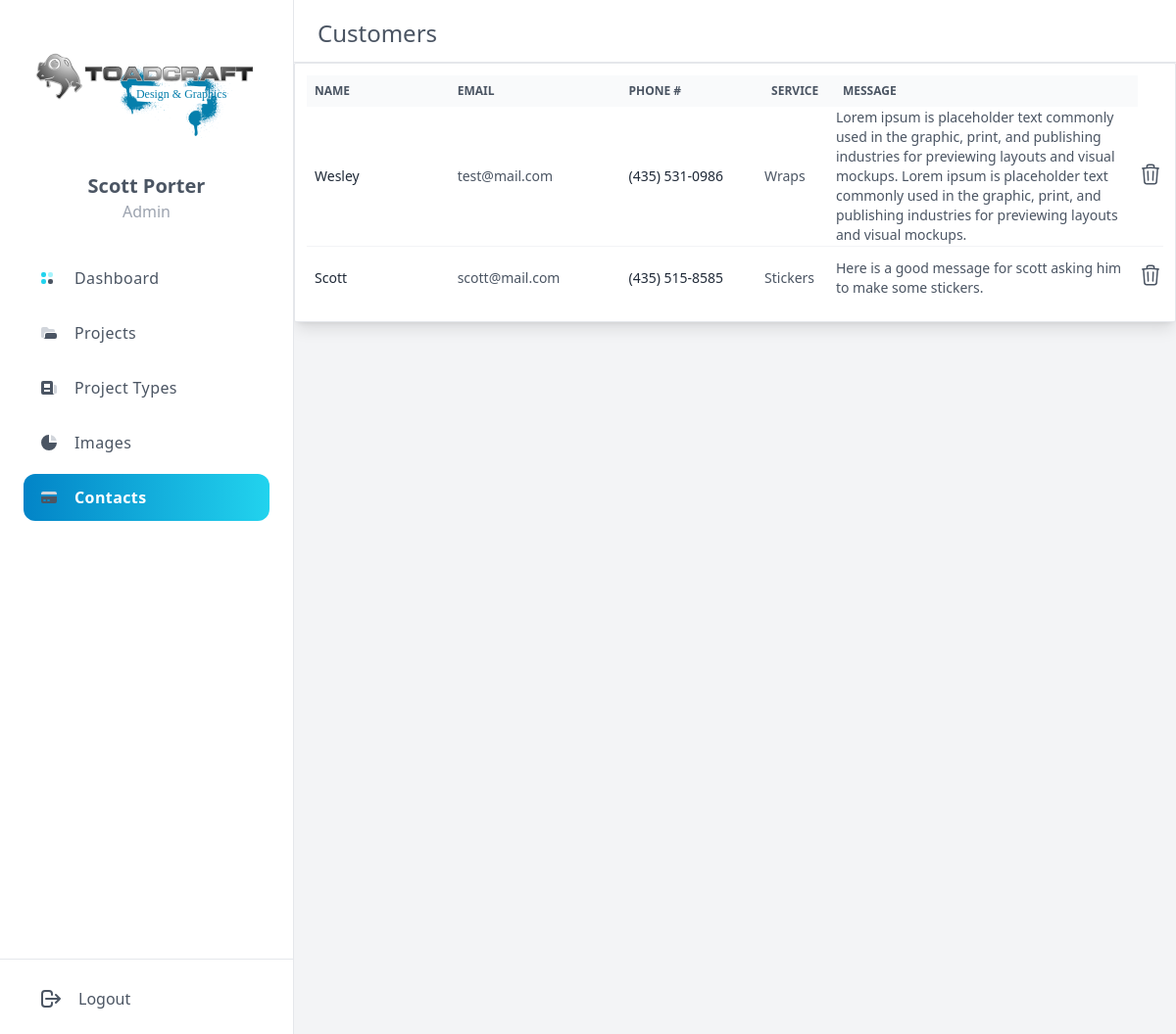
The app's page /admin_panel/customers/ (signed in) with its own data.
### base/models.py (models this page shows, shortened)
class ContactUs(models.Model):
    name = models.CharField(max_length=100)
    email = models.EmailField()
    phone = models.CharField(max_length=100)
    project_type = models.ForeignKey('ProjectType', null=True, blank=True, on_delete=models.SET_NULL)
    message = models.TextField()

class ProjectType(models.Model):
    name = models.CharField(max_length=100, null=True, blank=True)
    def __str__(self):
        return self.name

### base/views.py (the view)
# urls.py: path('admin_panel/customers/', views.admin_customers, name='admin_customers'),
@login_required(login_url='login_page')
def admin_customers(request):
    customers = ContactUs.objects.all()
    if request.method == 'POST':
        if request.POST.get("form_type") == 'deleteForm':
            customer_id = request.POST.get('selected_customer')
            customer = ContactUs.objects.get(pk=customer_id)
            customer.delete()
            return redirect('admin_customers')
    context = {'customers': customers}
    return render(request, 'base/customers.html', context)

### base/templates/base/customers.html (shortened to what this page needs)
{% extends 'base/admin_panel.html' %}
{% block content %}
<div class="sticky z-10 top-0 h-16 border-b bg-white lg:py-2.5">
    <div class="px-6 flex items-center justify-between space-x-4 2xl:container">
        <h5 hidden class="text-2xl mt-2 text-gray-600 font-medium lg:block">Customers</h5>
    </div>
</div>
<section class="antialiased bg-gray-100 text-gray-600 h-screen">
    <div class="flex flex-col justify-center">
        <div class="w-full mx-auto bg-white shadow-lg rounded-sm border border-gray-200">
            <div class="p-3">
                <div class="overflow-x-auto">
                    <table class="table-auto w-full">
                        <thead class="text-xs font-semibold uppercase text-gray-600 bg-gray-50">
                            <tr>
                                <th class="p-2 whitespace-nowrap w-1/6">
                                    <div class="font-semibold text-left">Name</div>
                                </th>
                                <th class="p-2 whitespace-nowrap w-1/5">
                                    <div class="font-semibold text-left">Email</div>
                                </th>
                                <th class="p-2 whitespace-nowrap w-1/6">
                                    <div class="font-semibold text-left">Phone #</div>
                                </th>
                                <th class="p-2 whitespace-nowrap w-1/12">
                                    <div class="font-semibold text-left">Service</div>
                                </th>
                                <th class="p-2 whitespace-nowrap">
                                    <div class="font-semibold text-left">Message</div>
                                </th>
                            </tr>
                        </thead>
                        <tbody class="text-sm divide-y divide-gray-100">
                            {% for customer in customers %}
                            <tr class="h-16">
                                <td class="p-2 whitespace-nowrap">
                                    <div class="flex items-center">
                                        <div class="font-medium text-gray-800">{{ customer.name }}</div>
                                    </div>
                                </td>
                                <td class="p-2 whitespace-nowrap">
                                    <div class="text-left">{{ customer.email }}</div>
                                </td>
                                <td class="p-2 whitespace-nowrap">
                                    <div class="text-left font-medium text-gray-800">
                                        ({{ customer.phone|make_list|slice:"0:3"|join:"" }})
                                        {{ customer.phone|make_list|slice:"3:6"|join:"" }}-{{ customer.phone|make_list|slice:"6:10"|join:"" }}
                                    </div>
                                </td>
                                <td>
                                    <div class="text-left">{{ customer.project_type }}</div>
                                </td>
                                <td>
                                    <div class="flex flex-wrap">{{ customer.message }}</div>
                                </td>
                                <td>
                                    <div class="">
                                        <button class="delete-button" data-customer-id="{{ customer.id }}">
                                        </button>
                                    </div>
                                </td>
                            </tr>
                            {% endfor %}
                        </tbody>
                    </table>
                </div>
            </div>
        </div>
    </div>
</section>
{% endblock content %}

### records on screen
ContactUs: name "Wesley", email "test@mail.com", phone|make_list "435", phone|make_list "531", phone|make_list "0986", project_type "Wraps", message "Lorem ipsum is placeholder text commonly used in the graphic, print, and publishing industries for previewing layouts and visual mockups. Lorem ipsum is placeholder text commonly used in the graphic, print, and publishing industries for previewing layouts and visual mockups."
ContactUs: name "Scott", email "scott@mail.com", phone|make_list "435", phone|make_list "515", phone|make_list "8585", project_type "Stickers", message "Here is a good message for scott asking him to make some stickers."
